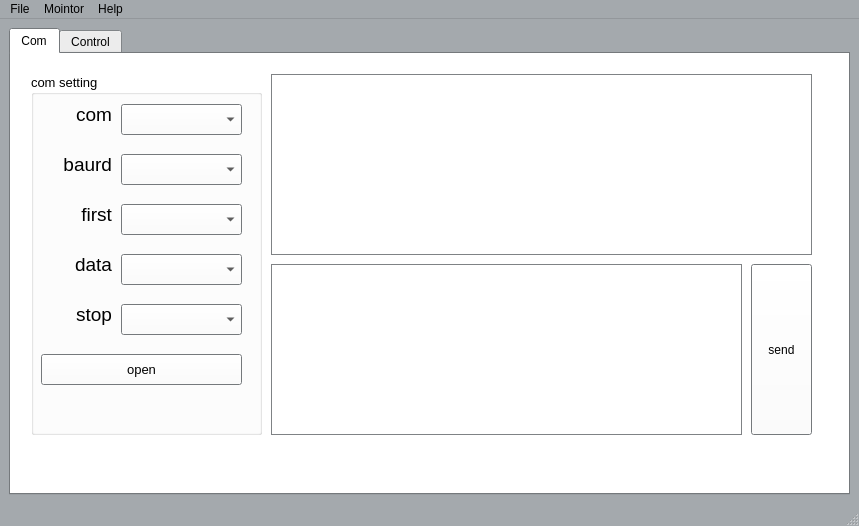
<?xml version="1.0" encoding="UTF-8"?>
<ui version="4.0">
 <class>MainWindow</class>
 <widget class="QMainWindow" name="MainWindow">
  <property name="geometry">
   <rect>
    <x>0</x>
    <y>0</y>
    <width>859</width>
    <height>526</height>
   </rect>
  </property>
  <property name="palette">
   <palette>
    <active>
     <colorrole role="WindowText">
      <brush brushstyle="SolidPattern">
       <color alpha="255">
        <red>0</red>
        <green>0</green>
        <blue>0</blue>
       </color>
      </brush>
     </colorrole>
     <colorrole role="Button">
      <brush brushstyle="SolidPattern">
       <color alpha="255">
        <red>255</red>
        <green>255</green>
        <blue>255</blue>
       </color>
      </brush>
     </colorrole>
     <colorrole role="Dark">
      <brush brushstyle="SolidPattern">
       <color alpha="255">
        <red>30</red>
        <green>159</green>
        <blue>131</blue>
       </color>
      </brush>
     </colorrole>
     <colorrole role="Text">
      <brush brushstyle="SolidPattern">
       <color alpha="255">
        <red>0</red>
        <green>0</green>
        <blue>0</blue>
       </color>
      </brush>
     </colorrole>
     <colorrole role="BrightText">
      <brush brushstyle="SolidPattern">
       <color alpha="255">
        <red>255</red>
        <green>255</green>
        <blue>255</blue>
       </color>
      </brush>
     </colorrole>
     <colorrole role="ButtonText">
      <brush brushstyle="SolidPattern">
       <color alpha="255">
        <red>0</red>
        <green>0</green>
        <blue>0</blue>
       </color>
      </brush>
     </colorrole>
     <colorrole role="Base">
      <brush brushstyle="SolidPattern">
       <color alpha="255">
        <red>255</red>
        <green>255</green>
        <blue>255</blue>
       </color>
      </brush>
     </colorrole>
     <colorrole role="Window">
      <brush brushstyle="SolidPattern">
       <color alpha="255">
        <red>164</red>
        <green>169</green>
        <blue>173</blue>
       </color>
      </brush>
     </colorrole>
     <colorrole role="HighlightedText">
      <brush brushstyle="SolidPattern">
       <color alpha="255">
        <red>255</red>
        <green>255</green>
        <blue>255</blue>
       </color>
      </brush>
     </colorrole>
    </active>
    <inactive>
     <colorrole role="WindowText">
      <brush brushstyle="SolidPattern">
       <color alpha="255">
        <red>0</red>
        <green>0</green>
        <blue>0</blue>
       </color>
      </brush>
     </colorrole>
     <colorrole role="Button">
      <brush brushstyle="SolidPattern">
       <color alpha="255">
        <red>255</red>
        <green>255</green>
        <blue>255</blue>
       </color>
      </brush>
     </colorrole>
     <colorrole role="Dark">
      <brush brushstyle="SolidPattern">
       <color alpha="255">
        <red>30</red>
        <green>159</green>
        <blue>131</blue>
       </color>
      </brush>
     </colorrole>
     <colorrole role="Text">
      <brush brushstyle="SolidPattern">
       <color alpha="255">
        <red>0</red>
        <green>0</green>
        <blue>0</blue>
       </color>
      </brush>
     </colorrole>
     <colorrole role="BrightText">
      <brush brushstyle="SolidPattern">
       <color alpha="255">
        <red>255</red>
        <green>255</green>
        <blue>255</blue>
       </color>
      </brush>
     </colorrole>
     <colorrole role="ButtonText">
      <brush brushstyle="SolidPattern">
       <color alpha="255">
        <red>0</red>
        <green>0</green>
        <blue>0</blue>
       </color>
      </brush>
     </colorrole>
     <colorrole role="Base">
      <brush brushstyle="SolidPattern">
       <color alpha="255">
        <red>255</red>
        <green>255</green>
        <blue>255</blue>
       </color>
      </brush>
     </colorrole>
     <colorrole role="Window">
      <brush brushstyle="SolidPattern">
       <color alpha="255">
        <red>164</red>
        <green>169</green>
        <blue>173</blue>
       </color>
      </brush>
     </colorrole>
     <colorrole role="HighlightedText">
      <brush brushstyle="SolidPattern">
       <color alpha="255">
        <red>255</red>
        <green>255</green>
        <blue>255</blue>
       </color>
      </brush>
     </colorrole>
    </inactive>
    <disabled>
     <colorrole role="WindowText">
      <brush brushstyle="SolidPattern">
       <color alpha="255">
        <red>30</red>
        <green>159</green>
        <blue>131</blue>
       </color>
      </brush>
     </colorrole>
     <colorrole role="Button">
      <brush brushstyle="SolidPattern">
       <color alpha="255">
        <red>255</red>
        <green>255</green>
        <blue>255</blue>
       </color>
      </brush>
     </colorrole>
     <colorrole role="Dark">
      <brush brushstyle="SolidPattern">
       <color alpha="255">
        <red>30</red>
        <green>159</green>
        <blue>131</blue>
       </color>
      </brush>
     </colorrole>
     <colorrole role="Text">
      <brush brushstyle="SolidPattern">
       <color alpha="255">
        <red>30</red>
        <green>159</green>
        <blue>131</blue>
       </color>
      </brush>
     </colorrole>
     <colorrole role="BrightText">
      <brush brushstyle="SolidPattern">
       <color alpha="255">
        <red>255</red>
        <green>255</green>
        <blue>255</blue>
       </color>
      </brush>
     </colorrole>
     <colorrole role="ButtonText">
      <brush brushstyle="SolidPattern">
       <color alpha="255">
        <red>30</red>
        <green>159</green>
        <blue>131</blue>
       </color>
      </brush>
     </colorrole>
     <colorrole role="Base">
      <brush brushstyle="SolidPattern">
       <color alpha="255">
        <red>164</red>
        <green>169</green>
        <blue>173</blue>
       </color>
      </brush>
     </colorrole>
     <colorrole role="Window">
      <brush brushstyle="SolidPattern">
       <color alpha="255">
        <red>164</red>
        <green>169</green>
        <blue>173</blue>
       </color>
      </brush>
     </colorrole>
     <colorrole role="HighlightedText">
      <brush brushstyle="SolidPattern">
       <color alpha="255">
        <red>255</red>
        <green>255</green>
        <blue>255</blue>
       </color>
      </brush>
     </colorrole>
    </disabled>
   </palette>
  </property>
  <property name="windowTitle">
   <string>Pyqtuino</string>
  </property>
  <property name="windowIcon">
   <iconset resource="../icons.qrc">
    <normaloff>:/icons/usb.png</normaloff>:/icons/usb.png</iconset>
  </property>
  <property name="autoFillBackground">
   <bool>true</bool>
  </property>
  <widget class="QWidget" name="centralWidget">
   <layout class="QVBoxLayout" name="verticalLayout">
    <item>
     <widget class="QTabWidget" name="tabWidget">
      <property name="palette">
       <palette>
        <active>
         <colorrole role="WindowText">
          <brush brushstyle="SolidPattern">
           <color alpha="255">
            <red>0</red>
            <green>0</green>
            <blue>0</blue>
           </color>
          </brush>
         </colorrole>
         <colorrole role="Text">
          <brush brushstyle="SolidPattern">
           <color alpha="255">
            <red>0</red>
            <green>0</green>
            <blue>0</blue>
           </color>
          </brush>
         </colorrole>
         <colorrole role="ButtonText">
          <brush brushstyle="SolidPattern">
           <color alpha="255">
            <red>255</red>
            <green>255</green>
            <blue>255</blue>
           </color>
          </brush>
         </colorrole>
         <colorrole role="Base">
          <brush brushstyle="SolidPattern">
           <color alpha="255">
            <red>255</red>
            <green>255</green>
            <blue>255</blue>
           </color>
          </brush>
         </colorrole>
         <colorrole role="Window">
          <brush brushstyle="SolidPattern">
           <color alpha="255">
            <red>164</red>
            <green>169</green>
            <blue>173</blue>
           </color>
          </brush>
         </colorrole>
        </active>
        <inactive>
         <colorrole role="WindowText">
          <brush brushstyle="SolidPattern">
           <color alpha="255">
            <red>0</red>
            <green>0</green>
            <blue>0</blue>
           </color>
          </brush>
         </colorrole>
         <colorrole role="Text">
          <brush brushstyle="SolidPattern">
           <color alpha="255">
            <red>0</red>
            <green>0</green>
            <blue>0</blue>
           </color>
          </brush>
         </colorrole>
         <colorrole role="ButtonText">
          <brush brushstyle="SolidPattern">
           <color alpha="255">
            <red>255</red>
            <green>255</green>
            <blue>255</blue>
           </color>
          </brush>
         </colorrole>
         <colorrole role="Base">
          <brush brushstyle="SolidPattern">
           <color alpha="255">
            <red>255</red>
            <green>255</green>
            <blue>255</blue>
           </color>
          </brush>
         </colorrole>
         <colorrole role="Window">
          <brush brushstyle="SolidPattern">
           <color alpha="255">
            <red>164</red>
            <green>169</green>
            <blue>173</blue>
           </color>
          </brush>
         </colorrole>
        </inactive>
        <disabled>
         <colorrole role="WindowText">
          <brush brushstyle="SolidPattern">
           <color alpha="255">
            <red>30</red>
            <green>159</green>
            <blue>131</blue>
           </color>
          </brush>
         </colorrole>
         <colorrole role="Text">
          <brush brushstyle="SolidPattern">
           <color alpha="255">
            <red>30</red>
            <green>159</green>
            <blue>131</blue>
           </color>
          </brush>
         </colorrole>
         <colorrole role="ButtonText">
          <brush brushstyle="SolidPattern">
           <color alpha="255">
            <red>30</red>
            <green>159</green>
            <blue>131</blue>
           </color>
          </brush>
         </colorrole>
         <colorrole role="Base">
          <brush brushstyle="SolidPattern">
           <color alpha="255">
            <red>164</red>
            <green>169</green>
            <blue>173</blue>
           </color>
          </brush>
         </colorrole>
         <colorrole role="Window">
          <brush brushstyle="SolidPattern">
           <color alpha="255">
            <red>164</red>
            <green>169</green>
            <blue>173</blue>
           </color>
          </brush>
         </colorrole>
        </disabled>
       </palette>
      </property>
      <property name="autoFillBackground">
       <bool>true</bool>
      </property>
      <property name="currentIndex">
       <number>0</number>
      </property>
      <property name="tabsClosable">
       <bool>false</bool>
      </property>
      <widget class="QWidget" name="tab">
       <property name="palette">
        <palette>
         <active>
          <colorrole role="Text">
           <brush brushstyle="SolidPattern">
            <color alpha="255">
             <red>0</red>
             <green>0</green>
             <blue>0</blue>
            </color>
           </brush>
          </colorrole>
          <colorrole role="BrightText">
           <brush brushstyle="SolidPattern">
            <color alpha="255">
             <red>255</red>
             <green>255</green>
             <blue>255</blue>
            </color>
           </brush>
          </colorrole>
          <colorrole role="ButtonText">
           <brush brushstyle="SolidPattern">
            <color alpha="255">
             <red>0</red>
             <green>0</green>
             <blue>0</blue>
            </color>
           </brush>
          </colorrole>
          <colorrole role="HighlightedText">
           <brush brushstyle="SolidPattern">
            <color alpha="255">
             <red>255</red>
             <green>255</green>
             <blue>255</blue>
            </color>
           </brush>
          </colorrole>
         </active>
         <inactive>
          <colorrole role="Text">
           <brush brushstyle="SolidPattern">
            <color alpha="255">
             <red>0</red>
             <green>0</green>
             <blue>0</blue>
            </color>
           </brush>
          </colorrole>
          <colorrole role="BrightText">
           <brush brushstyle="SolidPattern">
            <color alpha="255">
             <red>255</red>
             <green>255</green>
             <blue>255</blue>
            </color>
           </brush>
          </colorrole>
          <colorrole role="ButtonText">
           <brush brushstyle="SolidPattern">
            <color alpha="255">
             <red>0</red>
             <green>0</green>
             <blue>0</blue>
            </color>
           </brush>
          </colorrole>
          <colorrole role="HighlightedText">
           <brush brushstyle="SolidPattern">
            <color alpha="255">
             <red>255</red>
             <green>255</green>
             <blue>255</blue>
            </color>
           </brush>
          </colorrole>
         </inactive>
         <disabled>
          <colorrole role="Text">
           <brush brushstyle="SolidPattern">
            <color alpha="255">
             <red>30</red>
             <green>159</green>
             <blue>131</blue>
            </color>
           </brush>
          </colorrole>
          <colorrole role="BrightText">
           <brush brushstyle="SolidPattern">
            <color alpha="255">
             <red>255</red>
             <green>255</green>
             <blue>255</blue>
            </color>
           </brush>
          </colorrole>
          <colorrole role="ButtonText">
           <brush brushstyle="SolidPattern">
            <color alpha="255">
             <red>30</red>
             <green>159</green>
             <blue>131</blue>
            </color>
           </brush>
          </colorrole>
          <colorrole role="HighlightedText">
           <brush brushstyle="SolidPattern">
            <color alpha="255">
             <red>255</red>
             <green>255</green>
             <blue>255</blue>
            </color>
           </brush>
          </colorrole>
         </disabled>
        </palette>
       </property>
       <attribute name="title">
        <string>Com</string>
       </attribute>
       <widget class="QGroupBox" name="groupBox">
        <property name="geometry">
         <rect>
          <x>20</x>
          <y>20</y>
          <width>231</width>
          <height>361</height>
         </rect>
        </property>
        <property name="font">
         <font>
          <pointsize>10</pointsize>
         </font>
        </property>
        <property name="title">
         <string>com setting</string>
        </property>
        <widget class="QComboBox" name="comboBoxPort">
         <property name="geometry">
          <rect>
           <x>90</x>
           <y>30</y>
           <width>121</width>
           <height>31</height>
          </rect>
         </property>
        </widget>
        <widget class="QLabel" name="label_2">
         <property name="geometry">
          <rect>
           <x>10</x>
           <y>30</y>
           <width>71</width>
           <height>21</height>
          </rect>
         </property>
         <property name="font">
          <font>
           <pointsize>14</pointsize>
          </font>
         </property>
         <property name="text">
          <string>com</string>
         </property>
         <property name="alignment">
          <set>Qt::AlignRight|Qt::AlignTrailing|Qt::AlignVCenter</set>
         </property>
        </widget>
        <widget class="QLabel" name="label">
         <property name="geometry">
          <rect>
           <x>10</x>
           <y>80</y>
           <width>71</width>
           <height>21</height>
          </rect>
         </property>
         <property name="font">
          <font>
           <pointsize>14</pointsize>
          </font>
         </property>
         <property name="text">
          <string>baurd</string>
         </property>
         <property name="alignment">
          <set>Qt::AlignRight|Qt::AlignTrailing|Qt::AlignVCenter</set>
         </property>
        </widget>
        <widget class="QComboBox" name="comboBoxBaud">
         <property name="geometry">
          <rect>
           <x>90</x>
           <y>80</y>
           <width>121</width>
           <height>31</height>
          </rect>
         </property>
        </widget>
        <widget class="QLabel" name="label_3">
         <property name="geometry">
          <rect>
           <x>10</x>
           <y>130</y>
           <width>71</width>
           <height>21</height>
          </rect>
         </property>
         <property name="font">
          <font>
           <pointsize>14</pointsize>
          </font>
         </property>
         <property name="text">
          <string>first</string>
         </property>
         <property name="alignment">
          <set>Qt::AlignRight|Qt::AlignTrailing|Qt::AlignVCenter</set>
         </property>
        </widget>
        <widget class="QComboBox" name="comboBoxCheckSum">
         <property name="geometry">
          <rect>
           <x>90</x>
           <y>130</y>
           <width>121</width>
           <height>31</height>
          </rect>
         </property>
        </widget>
        <widget class="QLabel" name="label_4">
         <property name="geometry">
          <rect>
           <x>10</x>
           <y>180</y>
           <width>71</width>
           <height>21</height>
          </rect>
         </property>
         <property name="font">
          <font>
           <pointsize>14</pointsize>
          </font>
         </property>
         <property name="text">
          <string>data</string>
         </property>
         <property name="alignment">
          <set>Qt::AlignRight|Qt::AlignTrailing|Qt::AlignVCenter</set>
         </property>
        </widget>
        <widget class="QComboBox" name="comboBoxBits">
         <property name="geometry">
          <rect>
           <x>90</x>
           <y>180</y>
           <width>121</width>
           <height>31</height>
          </rect>
         </property>
        </widget>
        <widget class="QLabel" name="label_5">
         <property name="geometry">
          <rect>
           <x>10</x>
           <y>230</y>
           <width>71</width>
           <height>21</height>
          </rect>
         </property>
         <property name="font">
          <font>
           <pointsize>14</pointsize>
          </font>
         </property>
         <property name="text">
          <string>stop</string>
         </property>
         <property name="alignment">
          <set>Qt::AlignRight|Qt::AlignTrailing|Qt::AlignVCenter</set>
         </property>
        </widget>
        <widget class="QComboBox" name="comboBoxStopBits">
         <property name="geometry">
          <rect>
           <x>90</x>
           <y>230</y>
           <width>121</width>
           <height>31</height>
          </rect>
         </property>
        </widget>
        <widget class="QPushButton" name="pushButtonOpenSerial">
         <property name="geometry">
          <rect>
           <x>10</x>
           <y>280</y>
           <width>201</width>
           <height>31</height>
          </rect>
         </property>
         <property name="text">
          <string>open</string>
         </property>
        </widget>
       </widget>
       <widget class="QPushButton" name="pushButtonSendData">
        <property name="geometry">
         <rect>
          <x>740</x>
          <y>210</y>
          <width>61</width>
          <height>171</height>
         </rect>
        </property>
        <property name="text">
         <string>send</string>
        </property>
        <property name="autoDefault">
         <bool>true</bool>
        </property>
       </widget>
       <widget class="QTextEdit" name="textEditReceived">
        <property name="geometry">
         <rect>
          <x>260</x>
          <y>20</y>
          <width>541</width>
          <height>181</height>
         </rect>
        </property>
        <property name="sizePolicy">
         <sizepolicy hsizetype="Fixed" vsizetype="Fixed">
          <horstretch>0</horstretch>
          <verstretch>0</verstretch>
         </sizepolicy>
        </property>
        <property name="font">
         <font>
          <pointsize>14</pointsize>
         </font>
        </property>
        <property name="readOnly">
         <bool>true</bool>
        </property>
       </widget>
       <widget class="QTextEdit" name="textEditSent">
        <property name="geometry">
         <rect>
          <x>260</x>
          <y>210</y>
          <width>471</width>
          <height>171</height>
         </rect>
        </property>
        <property name="font">
         <font>
          <pointsize>14</pointsize>
         </font>
        </property>
        <property name="html">
         <string>&lt;!DOCTYPE HTML PUBLIC &quot;-//W3C//DTD HTML 4.0//EN&quot; &quot;http://www.w3.org/TR/REC-html40/strict.dtd&quot;&gt;
&lt;html&gt;&lt;head&gt;&lt;meta name=&quot;qrichtext&quot; content=&quot;1&quot; /&gt;&lt;style type=&quot;text/css&quot;&gt;
p, li { white-space: pre-wrap; }
&lt;/style&gt;&lt;/head&gt;&lt;body style=&quot; font-family:'Sans Serif'; font-size:14pt; font-weight:400; font-style:normal;&quot;&gt;
&lt;p style=&quot;-qt-paragraph-type:empty; margin-top:0px; margin-bottom:0px; margin-left:0px; margin-right:0px; -qt-block-indent:0; text-indent:0px; font-family:'PMingLiU';&quot;&gt;&lt;br /&gt;&lt;/p&gt;&lt;/body&gt;&lt;/html&gt;</string>
        </property>
       </widget>
      </widget>
      <widget class="QWidget" name="tab_2">
       <attribute name="title">
        <string>Control</string>
       </attribute>
       <widget class="QGroupBox" name="groupBox_2">
        <property name="geometry">
         <rect>
          <x>20</x>
          <y>30</y>
          <width>521</width>
          <height>331</height>
         </rect>
        </property>
        <property name="title">
         <string>Axis Adjust</string>
        </property>
        <widget class="QPushButton" name="yAxisup">
         <property name="geometry">
          <rect>
           <x>120</x>
           <y>20</y>
           <width>91</width>
           <height>61</height>
          </rect>
         </property>
         <property name="text">
          <string/>
         </property>
         <property name="icon">
          <iconset resource="../icons.qrc">
           <normaloff>:/icons/arrow-up-b.png</normaloff>:/icons/arrow-up-b.png</iconset>
         </property>
         <property name="iconSize">
          <size>
           <width>30</width>
           <height>30</height>
          </size>
         </property>
        </widget>
        <widget class="QPushButton" name="xAxisleft">
         <property name="geometry">
          <rect>
           <x>0</x>
           <y>110</y>
           <width>91</width>
           <height>61</height>
          </rect>
         </property>
         <property name="text">
          <string/>
         </property>
         <property name="icon">
          <iconset resource="../icons.qrc">
           <normaloff>:/icons/arrow-left-b.png</normaloff>:/icons/arrow-left-b.png</iconset>
         </property>
         <property name="iconSize">
          <size>
           <width>30</width>
           <height>30</height>
          </size>
         </property>
        </widget>
        <widget class="QPushButton" name="xAxisrigh">
         <property name="geometry">
          <rect>
           <x>230</x>
           <y>110</y>
           <width>91</width>
           <height>61</height>
          </rect>
         </property>
         <property name="text">
          <string/>
         </property>
         <property name="icon">
          <iconset resource="../icons.qrc">
           <normaloff>:/icons/arrow-right-b.png</normaloff>:/icons/arrow-right-b.png</iconset>
         </property>
         <property name="iconSize">
          <size>
           <width>30</width>
           <height>30</height>
          </size>
         </property>
        </widget>
        <widget class="QPushButton" name="yAxisdown">
         <property name="geometry">
          <rect>
           <x>120</x>
           <y>190</y>
           <width>91</width>
           <height>61</height>
          </rect>
         </property>
         <property name="text">
          <string/>
         </property>
         <property name="icon">
          <iconset resource="../icons.qrc">
           <normaloff>:/icons/arrow-down-b.png</normaloff>:/icons/arrow-down-b.png</iconset>
         </property>
         <property name="iconSize">
          <size>
           <width>30</width>
           <height>30</height>
          </size>
         </property>
        </widget>
        <widget class="QPushButton" name="zupButton">
         <property name="geometry">
          <rect>
           <x>380</x>
           <y>20</y>
           <width>91</width>
           <height>61</height>
          </rect>
         </property>
         <property name="text">
          <string/>
         </property>
         <property name="icon">
          <iconset resource="../icons.qrc">
           <normaloff>:/icons/arrow-up-a.png</normaloff>:/icons/arrow-up-a.png</iconset>
         </property>
         <property name="iconSize">
          <size>
           <width>30</width>
           <height>30</height>
          </size>
         </property>
        </widget>
        <widget class="QPushButton" name="zdownButton">
         <property name="geometry">
          <rect>
           <x>380</x>
           <y>220</y>
           <width>91</width>
           <height>51</height>
          </rect>
         </property>
         <property name="text">
          <string/>
         </property>
         <property name="icon">
          <iconset resource="../icons.qrc">
           <normaloff>:/icons/arrow-down-a.png</normaloff>:/icons/arrow-down-a.png</iconset>
         </property>
         <property name="iconSize">
          <size>
           <width>30</width>
           <height>30</height>
          </size>
         </property>
        </widget>
        <widget class="QLabel" name="label_6">
         <property name="geometry">
          <rect>
           <x>380</x>
           <y>130</y>
           <width>81</width>
           <height>31</height>
          </rect>
         </property>
         <property name="text">
          <string>Z jog</string>
         </property>
         <property name="alignment">
          <set>Qt::AlignCenter</set>
         </property>
        </widget>
        <widget class="QPushButton" name="unlockMachine">
         <property name="geometry">
          <rect>
           <x>10</x>
           <y>290</y>
           <width>101</width>
           <height>31</height>
          </rect>
         </property>
         <property name="palette">
          <palette>
           <active>
            <colorrole role="ButtonText">
             <brush brushstyle="SolidPattern">
              <color alpha="255">
               <red>0</red>
               <green>0</green>
               <blue>0</blue>
              </color>
             </brush>
            </colorrole>
           </active>
           <inactive>
            <colorrole role="ButtonText">
             <brush brushstyle="SolidPattern">
              <color alpha="255">
               <red>0</red>
               <green>0</green>
               <blue>0</blue>
              </color>
             </brush>
            </colorrole>
           </inactive>
           <disabled>
            <colorrole role="ButtonText">
             <brush brushstyle="SolidPattern">
              <color alpha="255">
               <red>30</red>
               <green>159</green>
               <blue>131</blue>
              </color>
             </brush>
            </colorrole>
           </disabled>
          </palette>
         </property>
         <property name="text">
          <string>Unlock machine</string>
         </property>
        </widget>
        <widget class="QLabel" name="label_7">
         <property name="geometry">
          <rect>
           <x>140</x>
           <y>130</y>
           <width>51</width>
           <height>21</height>
          </rect>
         </property>
         <property name="text">
          <string>X-Y Axis</string>
         </property>
        </widget>
        <widget class="QPushButton" name="homeButton">
         <property name="geometry">
          <rect>
           <x>130</x>
           <y>290</y>
           <width>91</width>
           <height>31</height>
          </rect>
         </property>
         <property name="palette">
          <palette>
           <active>
            <colorrole role="ButtonText">
             <brush brushstyle="SolidPattern">
              <color alpha="255">
               <red>0</red>
               <green>0</green>
               <blue>0</blue>
              </color>
             </brush>
            </colorrole>
           </active>
           <inactive>
            <colorrole role="ButtonText">
             <brush brushstyle="SolidPattern">
              <color alpha="255">
               <red>0</red>
               <green>0</green>
               <blue>0</blue>
              </color>
             </brush>
            </colorrole>
           </inactive>
           <disabled>
            <colorrole role="ButtonText">
             <brush brushstyle="SolidPattern">
              <color alpha="255">
               <red>30</red>
               <green>159</green>
               <blue>131</blue>
              </color>
             </brush>
            </colorrole>
           </disabled>
          </palette>
         </property>
         <property name="text">
          <string>Home</string>
         </property>
        </widget>
        <widget class="QSpinBox" name="stepbox">
         <property name="geometry">
          <rect>
           <x>280</x>
           <y>290</y>
           <width>42</width>
           <height>20</height>
          </rect>
         </property>
         <property name="maximum">
          <number>100</number>
         </property>
         <property name="singleStep">
          <number>0</number>
         </property>
         <property name="value">
          <number>10</number>
         </property>
        </widget>
        <widget class="QLabel" name="label_11">
         <property name="geometry">
          <rect>
           <x>230</x>
           <y>290</y>
           <width>51</width>
           <height>21</height>
          </rect>
         </property>
         <property name="font">
          <font>
           <pointsize>15</pointsize>
          </font>
         </property>
         <property name="text">
          <string>step</string>
         </property>
         <property name="alignment">
          <set>Qt::AlignCenter</set>
         </property>
        </widget>
        <widget class="QLabel" name="label_12">
         <property name="geometry">
          <rect>
           <x>320</x>
           <y>290</y>
           <width>51</width>
           <height>21</height>
          </rect>
         </property>
         <property name="font">
          <font>
           <pointsize>15</pointsize>
          </font>
         </property>
         <property name="text">
          <string>mm</string>
         </property>
         <property name="alignment">
          <set>Qt::AlignCenter</set>
         </property>
        </widget>
       </widget>
       <widget class="QWidget" name="gridLayoutWidget">
        <property name="geometry">
         <rect>
          <x>560</x>
          <y>40</y>
          <width>221</width>
          <height>141</height>
         </rect>
        </property>
        <layout class="QGridLayout" name="gridLayout">
         <item row="0" column="0">
          <widget class="QLabel" name="label_8">
           <property name="text">
            <string>X</string>
           </property>
           <property name="alignment">
            <set>Qt::AlignCenter</set>
           </property>
          </widget>
         </item>
         <item row="0" column="1">
          <widget class="QLCDNumber" name="xAxis"/>
         </item>
         <item row="1" column="0">
          <widget class="QLabel" name="label_9">
           <property name="text">
            <string>Y</string>
           </property>
           <property name="alignment">
            <set>Qt::AlignCenter</set>
           </property>
          </widget>
         </item>
         <item row="1" column="1">
          <widget class="QLCDNumber" name="yAxis"/>
         </item>
         <item row="2" column="1">
          <widget class="QLCDNumber" name="zAxis"/>
         </item>
         <item row="2" column="0">
          <widget class="QLabel" name="label_10">
           <property name="text">
            <string>Z</string>
           </property>
           <property name="alignment">
            <set>Qt::AlignCenter</set>
           </property>
          </widget>
         </item>
        </layout>
       </widget>
       <widget class="QTextEdit" name="textEditReceived2">
        <property name="geometry">
         <rect>
          <x>560</x>
          <y>190</y>
          <width>211</width>
          <height>171</height>
         </rect>
        </property>
        <property name="sizePolicy">
         <sizepolicy hsizetype="Fixed" vsizetype="Fixed">
          <horstretch>0</horstretch>
          <verstretch>0</verstretch>
         </sizepolicy>
        </property>
        <property name="font">
         <font>
          <pointsize>10</pointsize>
         </font>
        </property>
        <property name="verticalScrollBarPolicy">
         <enum>Qt::ScrollBarAlwaysOn</enum>
        </property>
        <property name="horizontalScrollBarPolicy">
         <enum>Qt::ScrollBarAsNeeded</enum>
        </property>
        <property name="sizeAdjustPolicy">
         <enum>QAbstractScrollArea::AdjustToContentsOnFirstShow</enum>
        </property>
        <property name="autoFormatting">
         <set>QTextEdit::AutoBulletList</set>
        </property>
        <property name="readOnly">
         <bool>true</bool>
        </property>
        <property name="overwriteMode">
         <bool>true</bool>
        </property>
       </widget>
      </widget>
     </widget>
    </item>
   </layout>
  </widget>
  <widget class="QStatusBar" name="statusBar"/>
  <widget class="QMenuBar" name="menuBar">
   <property name="geometry">
    <rect>
     <x>0</x>
     <y>0</y>
     <width>859</width>
     <height>23</height>
    </rect>
   </property>
   <widget class="QMenu" name="menuFile">
    <property name="title">
     <string>File</string>
    </property>
    <addaction name="actionSend"/>
    <addaction name="actionExit"/>
   </widget>
   <widget class="QMenu" name="menuMointor">
    <property name="title">
     <string>Mointor</string>
    </property>
    <addaction name="actionVrep"/>
    <addaction name="actionOpenGL"/>
    <addaction name="actionControl"/>
   </widget>
   <widget class="QMenu" name="menuHelp">
    <property name="title">
     <string>Help</string>
    </property>
    <addaction name="actionPyquino_help"/>
   </widget>
   <addaction name="menuFile"/>
   <addaction name="menuMointor"/>
   <addaction name="menuHelp"/>
  </widget>
  <action name="actionSend">
   <property name="text">
    <string>send Gcode</string>
   </property>
  </action>
  <action name="actionExit">
   <property name="text">
    <string>exit</string>
   </property>
  </action>
  <action name="actionVrep">
   <property name="text">
    <string>Vrep</string>
   </property>
  </action>
  <action name="actionOpenGL">
   <property name="text">
    <string>OpenGL</string>
   </property>
  </action>
  <action name="actionControl">
   <property name="text">
    <string>Control</string>
   </property>
  </action>
  <action name="actionPyquino_help">
   <property name="text">
    <string>Pyquino help</string>
   </property>
  </action>
 </widget>
 <resources>
  <include location="../icons.qrc"/>
 </resources>
 <connections/>
</ui>
